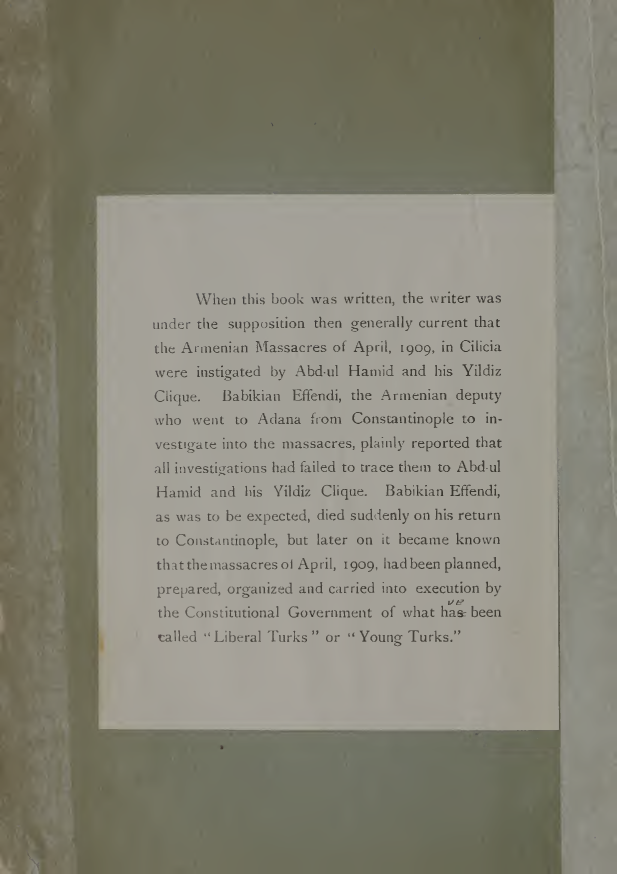
#> input picture data/raw/damage_dataset/fade/fade_a006.tiff, 1850 x 2621 px (shown at 1/3 size)
$ python -i enhancement.py   (imports and definitions only)
#> lines starting #> are read from the running program, lines starting #| are printed output that depends on the picture; after the words box and inside, x2 and y2 are one past the last pixel; in counts of white or black regions, pixels touching at a corner belong together
import cv2
import numpy as np


# =========================
# 1. Preprocess
# =========================
def preprocess(image):

    image = np.array(image)

    if len(image.shape) == 2:
        image = cv2.cvtColor(image, cv2.COLOR_GRAY2RGB)

    image = cv2.resize(image, (900, 1200))
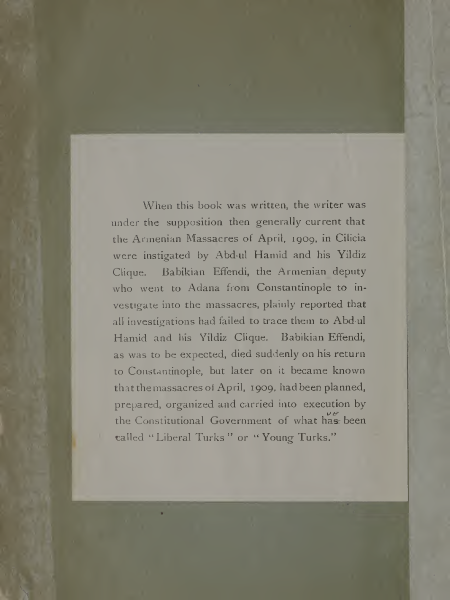
#> image: shape (1200, 900, 3) (shown at 1/2 size); mean R, G, B 135.2, 133.1, 118.8

    # 🔥 light smoothing
    return cv2.bilateralFilter(image, 7, 50, 50).astype(np.uint8)


# =========================
# 2. Stain Removal
# =========================
def remove_stains(image):

    gray = cv2.cvtColor(image, cv2.COLOR_RGB2GRAY)
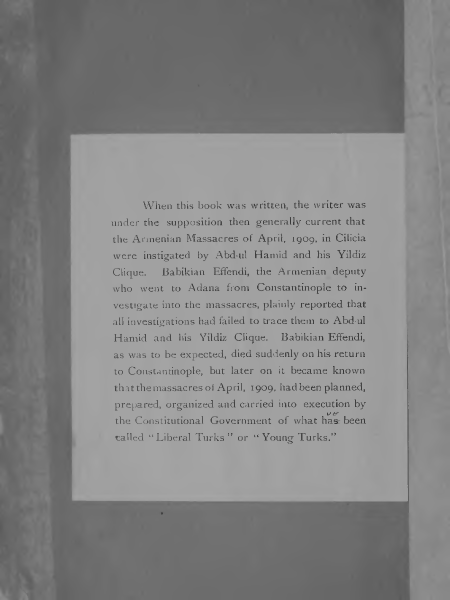
#> gray: shape (1200, 900) (shown at 1/2 size); min 49, max 166, mean 132.2

    mask = cv2.adaptiveThreshold(
        gray, 255,
        cv2.ADAPTIVE_THRESH_MEAN_C,
        cv2.THRESH_BINARY_INV,
        15, 10
    )
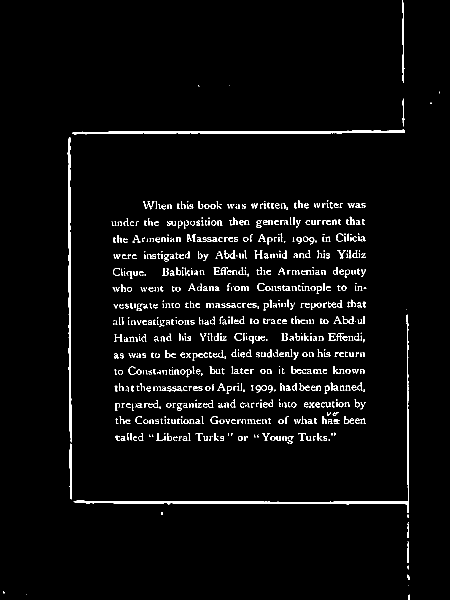
#> mask: shape (1200, 900) (shown at 1/2 size); 3.3% white in thin lines or dots

    kernel = np.ones((2,2), np.uint8)
    mask = cv2.morphologyEx(mask, cv2.MORPH_OPEN, kernel)
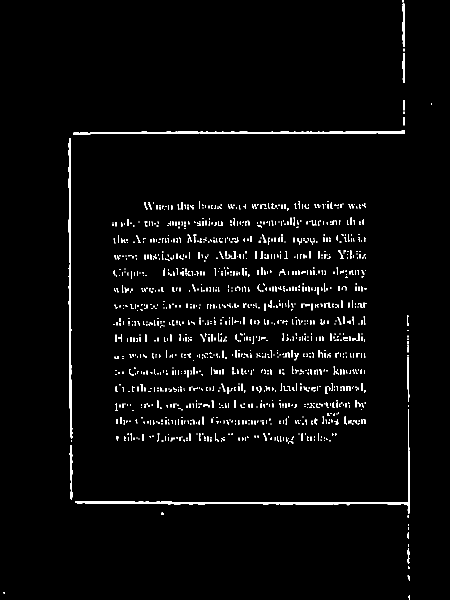
#> mask: shape (1200, 900) (shown at 1/2 size); 2.6% white; 1371 white regions (1016 under 20 px), largest, box (x1, y1, x2, y2) and area: (150, 819, 819, 1027) 3381, (146, 260, 810, 270) 2858, (136, 276, 145, 878) 2332

    return cv2.inpaint(image, mask, 3, cv2.INPAINT_TELEA)


# =========================
# 3. Contrast Enhancement
# =========================
def enhance_contrast(image):

    lab = cv2.cvtColor(image, cv2.COLOR_RGB2LAB)
#> lab: shape (1200, 900, 3); mean of channels 0, 1, 2 141.2, 126.2, 136.2
    l, a, b = cv2.split(lab)
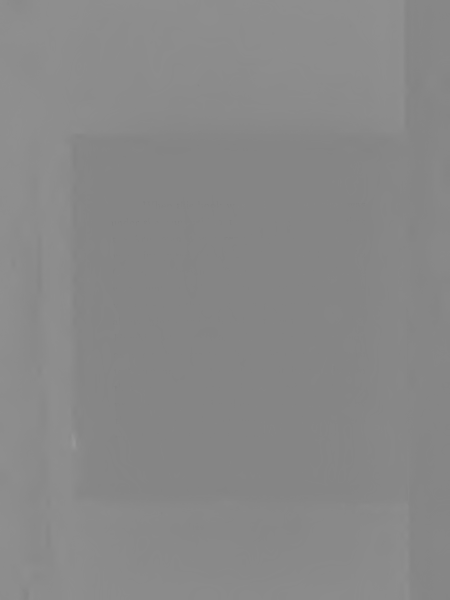
#> b: shape (1200, 900) (shown at 1/2 size); min 127, max 152, mean 136.2

    clahe = cv2.createCLAHE(clipLimit=1.5, tileGridSize=(8,8))
    l = clahe.apply(l)
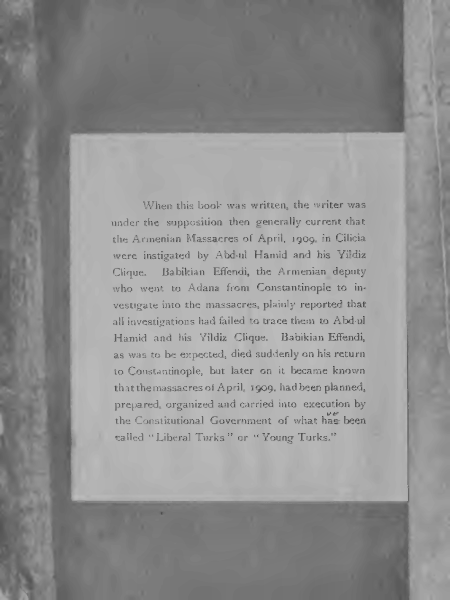
#> l: shape (1200, 900) (shown at 1/2 size); min 45, max 189, mean 144.8

    return cv2.cvtColor(cv2.merge((l,a,b)), cv2.COLOR_LAB2RGB)


# =========================
# 4. Sharpen
# =========================
def sharpen(image):

    kernel = np.array([
        [0, -1, 0],
        [-1, 5, -1],
        [0, -1, 0]
    ])

    return cv2.filter2D(image, -1, kernel)


# =========================
# 5. 🔥 Deskew (NEW FIX)
# =========================
def deskew(image):

    gray = cv2.cvtColor(image, cv2.COLOR_RGB2GRAY)

    coords = np.column_stack(np.where(gray > 0))
#> coords = 1080000 pairs, first value 0 to 1199, second value 0 to 899

    if len(coords) == 0:
        return image

    angle = cv2.minAreaRect(coords)[-1]
#> angle = -90

    if angle < -45:
        angle = -(90 + angle)
#> angle = 0
    else:
        angle = -angle

    (h, w) = image.shape[:2]
#> h = 1200; w = 900
    M = cv2.getRotationMatrix2D((w//2, h//2), angle, 1.0)
#> M = [[1, 0, 0], [0, 1, 0]]

    return cv2.warpAffine(image, M, (w, h), flags=cv2.INTER_CUBIC, borderMode=cv2.BORDER_REPLICATE)


# =========================
# 6. Full Pipeline
# =========================
def restore_document(image):

    stages = {}

    stages["Original"] = image

    step1 = preprocess(image)

    step2 = remove_stains(step1)
    stages["Stain Removal"] = step2

    step3 = enhance_contrast(step2)
    stages["Contrast"] = step3

    # 🔥 IMPORTANT ADDITION
    step4 = deskew(step3)
    stages["Deskew"] = step4

    step5 = sharpen(step4)
#> in sharpen, `return cv2.filter2D(image, -1, kernel)`:
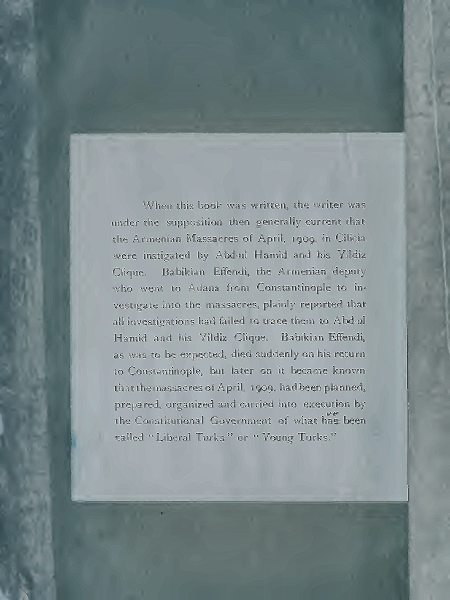
#> returned value: shape (1200, 900, 3) (shown at 1/2 size); mean of channels 0, 1, 2 140.4, 138.2, 124; drawn as B, G, R
    stages["Sharpen"] = step5

    # 🔥 FINAL for OCR (NO binarization)
    final = step5
    stages["Final"] = final

    return final, stages

>>> import cv2
>>> picture = cv2.cvtColor(cv2.imread('../data/raw/damage_dataset/fade/fade_a006.tiff'), cv2.COLOR_BGR2RGB)
>>> result = restore_document(picture)

$ run again, on data/raw/damage_dataset/fade/fade_a013.tiff
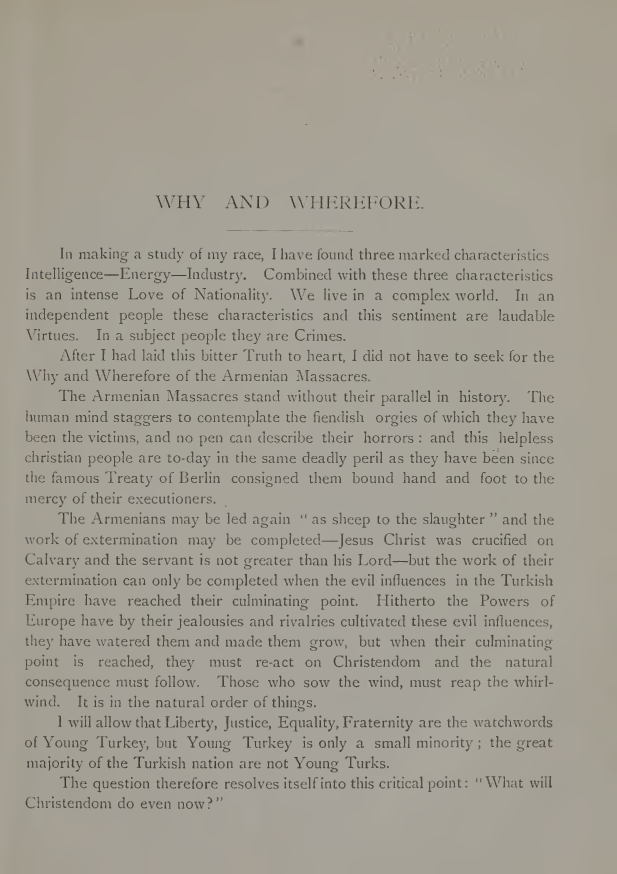
#> input picture data/raw/damage_dataset/fade/fade_a013.tiff, 1850 x 2621 px (shown at 1/3 size)
#> in remove_stains, `mask = cv2.adaptiveThreshold( gray, 255, cv2.ADAPTIVE_THRESH_MEAN_C, c..`:
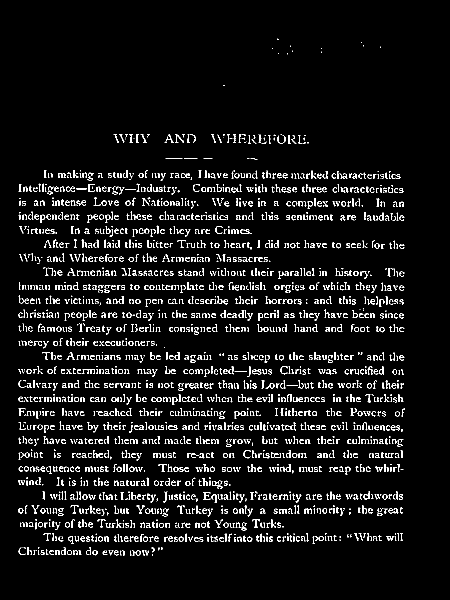
#> mask: shape (1200, 900) (shown at 1/2 size); 5.8% white in thin lines or dots, all inside (x1, y1, x2, y2) = (36, 77, 810, 1111)
#> lab: shape (1200, 900, 3); mean of channels 0, 1, 2 166.6, 127.8, 134.5
#> coords = 1080000 pairs, first value 0 to 1199, second value 0 to 899
#> in deskew, `angle = cv2.minAreaRect(coords)[-1]`: angle = -90
#> in deskew, `angle = -(90 + angle)`: angle = 0
#> M = [[1, 0, 0], [0, 1, 0]]
#> in sharpen, `return cv2.filter2D(image, -1, kernel)`:
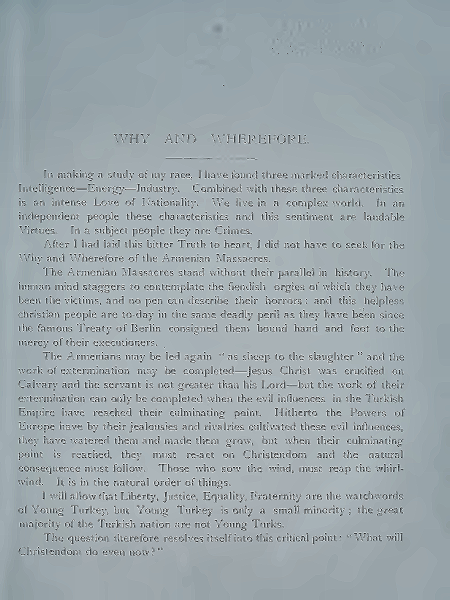
#> returned value: shape (1200, 900, 3) (shown at 1/2 size); mean of channels 0, 1, 2 172.2, 167.5, 156.8; drawn as B, G, R

$ run again, on data/raw/damage_dataset/fade/fade_a020.tiff
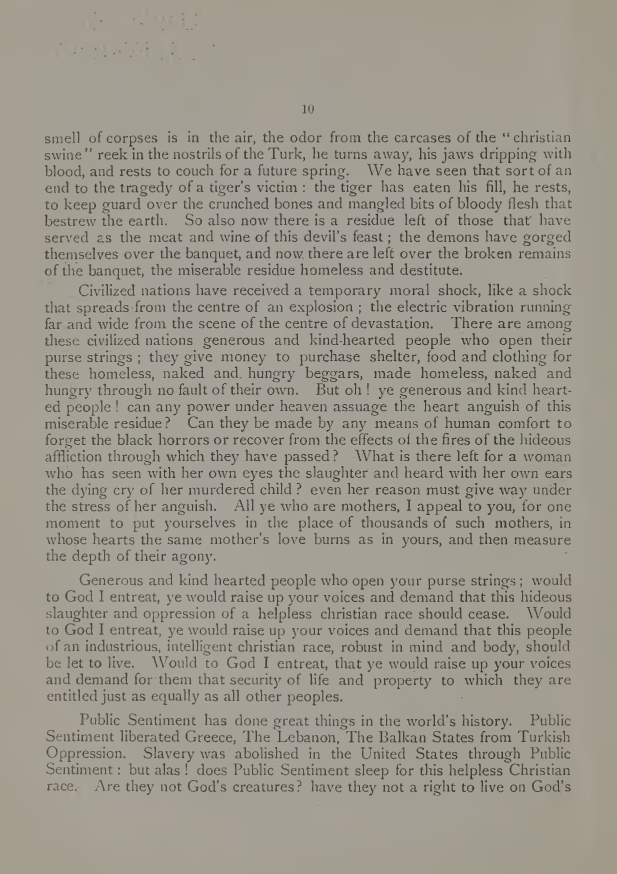
#> input picture data/raw/damage_dataset/fade/fade_a020.tiff, 1850 x 2621 px (shown at 1/3 size)
#> in remove_stains, `mask = cv2.adaptiveThreshold( gray, 255, cv2.ADAPTIVE_THRESH_MEAN_C, c..`:
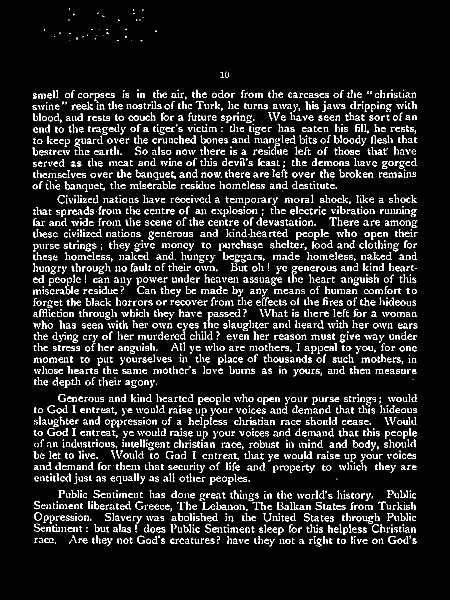
#> mask: shape (1200, 900) (shown at 1/2 size); 9% white in thin lines or dots, all inside (x1, y1, x2, y2) = (65, 16, 835, 1093)
#> lab: shape (1200, 900, 3); mean of channels 0, 1, 2 161.6, 127.7, 134.6
#> coords = 1080000 pairs, first value 0 to 1199, second value 0 to 899
#> in deskew, `angle = cv2.minAreaRect(coords)[-1]`: angle = -90
#> in deskew, `angle = -(90 + angle)`: angle = 0
#> M = [[1, 0, 0], [0, 1, 0]]
#> in sharpen, `return cv2.filter2D(image, -1, kernel)`:
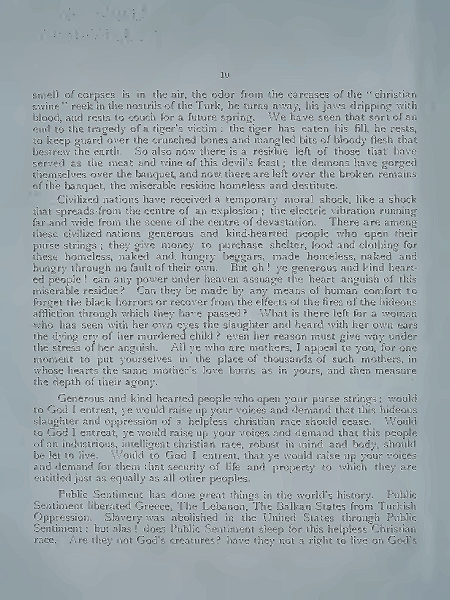
#> returned value: shape (1200, 900, 3) (shown at 1/2 size); mean of channels 0, 1, 2 171.5, 167.1, 156.5; drawn as B, G, R

$ run again, on data/raw/damage_dataset/fade/fade_a030.tiff
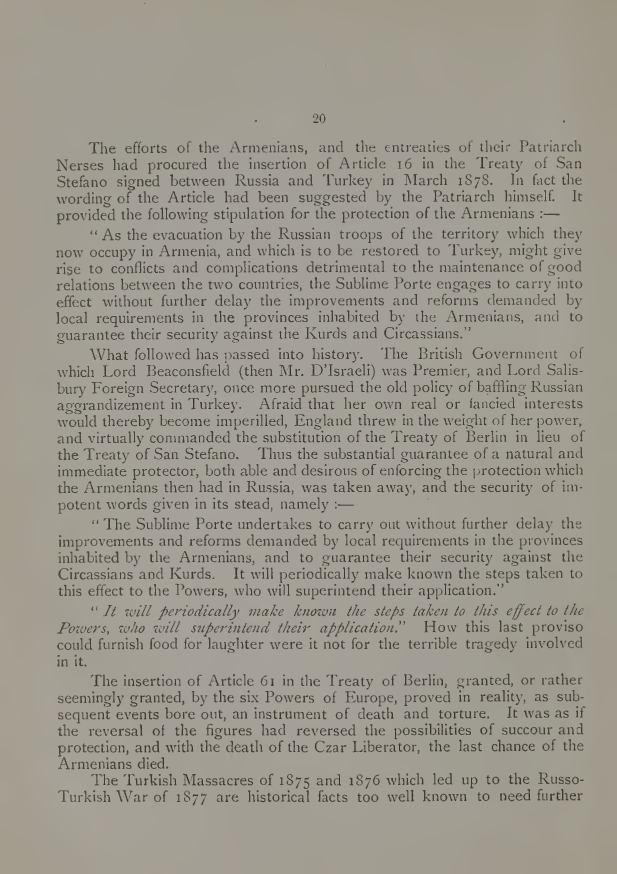
#> input picture data/raw/damage_dataset/fade/fade_a030.tiff, 1850 x 2621 px (shown at 1/3 size)
#> lab: shape (1200, 900, 3); mean of channels 0, 1, 2 160.9, 127.6, 134.2
#> coords = 1080000 pairs, first value 0 to 1199, second value 0 to 899
#> in deskew, `angle = cv2.minAreaRect(coords)[-1]`: angle = -90
#> in deskew, `angle = -(90 + angle)`: angle = 0
#> M = [[1, 0, 0], [0, 1, 0]]
#> in sharpen, `return cv2.filter2D(image, -1, kernel)`:
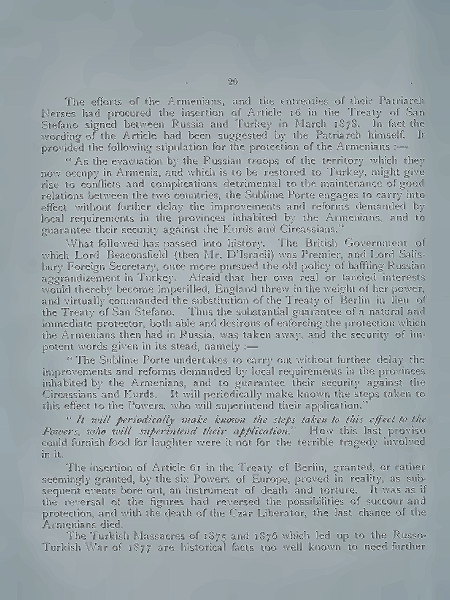
#> returned value: shape (1200, 900, 3) (shown at 1/2 size); mean of channels 0, 1, 2 169.8, 165.9, 155.9; drawn as B, G, R
